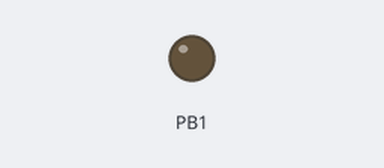
Bench run of a sketch on a simulated ATtiny85, built with avr-gcc and run on an emulated ATtiny85. Parts: output pins drawn as LEDs (lit = HIGH). Random numbers use the default seed unless the sketch sets one.

Above: at 0.1 s.
At 31.1 s:
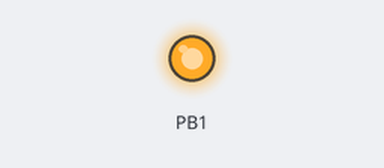
Timing chart, 0 to 33.6 s (numbered marks = the images above):
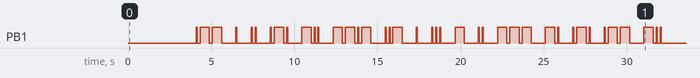

The sketch:

ardu.ino
```cpp
#include "DigiKeyboard.h"

void setup() {
  pinMode(1, OUTPUT);
  char l[]={'.','-','-',' ','.',' ','.','.',' ','.','-','.',' ','-','.','.',' ','-','-','.','-',' ','.','.','-',' ','.',' ','.','.','.',' ','-',' ','.','.',' ','-','-','-',' ','-','.',' ','.','-','.',' ','.','-','-',' ','-','.','.'};
  cmd();
  DigiKeyboard.println("notepad");
  DigiKeyboard.delay(400);
  DigiKeyboard.println("Hey friend i have a secret message for you! keep it safe!");
  DigiKeyboard.println("Heres the secret thing");
  DigiKeyboard.print("bp9SQPPssHVXgnOOkQ5k91jAfMgC0ur2jfPIwwZh8Cc");//"=" is needed here but can also be guessed when you get an error
  DigiKeyboard.delay(250);
  DigiKeyboard.println("SbCg==");//fake lol
  // why am i doing this ? i dunno
  DigiKeyboard.println("Bye Frien, dont lose it!!!!");

  for(int z = 0; z < 73; z++){
    if(l[z]=='.'){
       blinks(60);
    }else if(l[z]=='-'){
      blinks(550);
    }else{
    delay(600);
    }
    delay(80);
  }
  while (true){
    blinks(random(60,660));
    delay(80);
  }
}
void cmd() {
  DigiKeyboard.delay(500);
  DigiKeyboard.sendKeyStroke(0, MOD_GUI_LEFT);
  DigiKeyboard.delay(850);
  DigiKeyboard.println("cmd");
  DigiKeyboard.delay(1750);
  }
void blinks(int i){
  digitalWrite(1, HIGH);
  delay(i);
  digitalWrite(1, LOW);
  delay(100);
}

void loop() {
}
```
